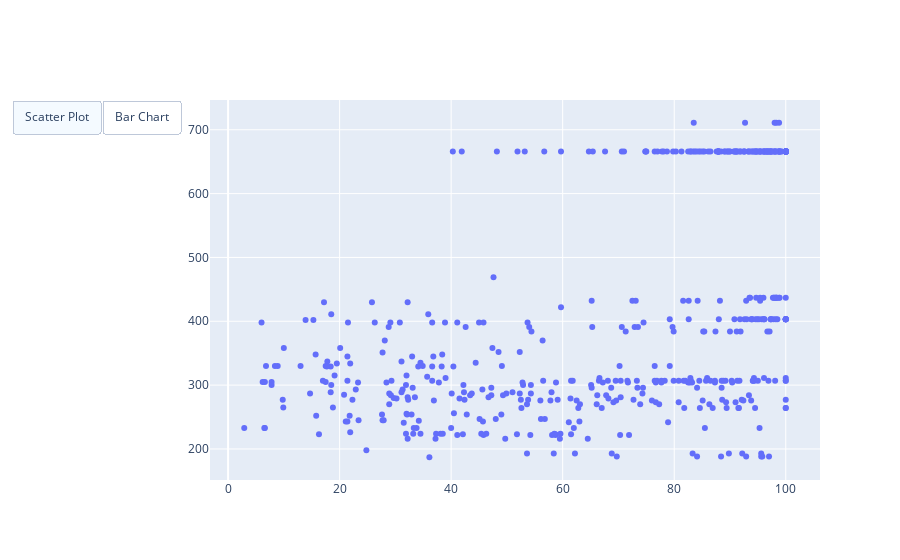

The code cell stored with this chart in its notebook:
### Code cell
import plotly.graph_objects as px
import pandas as pd

# reading the database
data = pd.read_csv("boston.csv")


plot = px.Figure(data=[px.Scatter(
	x=data['age'],
	y=data['tax'],
	mode='markers',)
])

# Add dropdown
plot.update_layout(
	updatemenus=[
		dict(
			type="buttons",
			direction="left",
			buttons=list([
				dict(
					args=["type", "scatter"],
					label="Scatter Plot",
					method="restyle"
				),
				dict(
					args=["type", "bar"],
					label="Bar Chart",
					method="restyle"
				)
			]),
		),
	]
)

plot.show()

### Figure 1 — Plotly figure (JSON) as saved in the notebook; plotly's stock layout.template omitted (floating-point values rounded to 4 significant figures; data arrays with more than 128 entries replaced by an {"elided": "..."} marker saying what was removed)
{"data": [{"mode": "markers", "type": "scatter", "x": {"elided": "506 float values"}, "y": {"elided": "506 int values"}}], "layout": {"updatemenus": [{"buttons": [{"args": ["type", "scatter"], "label": "Scatter Plot", "method": "restyle"}, {"args": ["type", "bar"], "label": "Bar Chart", "method": "restyle"}], "direction": "left", "type": "buttons"}]}}
